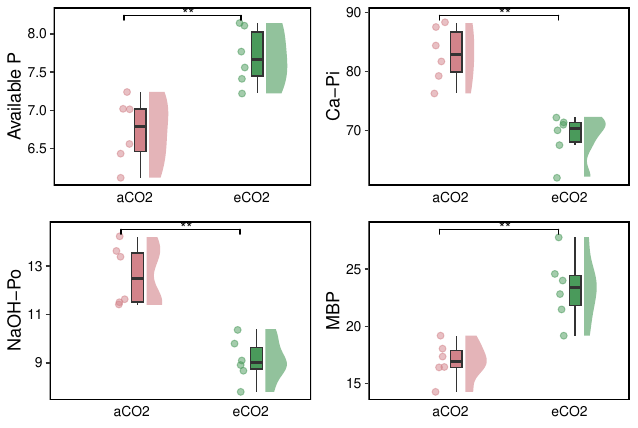

Recreate this plot in R.
#Figure-1-B
library(ggplot2)  
library(ggsignif)  
library(ggdist)
library(readxl)

data <- read_excel("E:/Desktop/309/研一/作业/DRS2025/Figure1/Origin Data/Figure-B.xlsx",1)
names(data)  

Vec1 <- c("aCO2", "eCO2")  
comb_list <- list(c("aCO2", "eCO2"))  
Custom.color <- c("#d3838a", "#4a9a5b")  

P1 <- ggplot(data, aes(x = group, y = AP, fill = group)) +  
  geom_jitter(mapping = aes(color = group), width = .05, alpha = 0.5, size = 2) + 
  geom_boxplot(position = position_nudge(x = 0.14), width = 0.1, outlier.size = 0, outlier.alpha = 0) +  
  stat_halfeye(mapping = aes(fill = group), width = 0.2, .width = 0, justification = -1.2, point_colour = NA, alpha = 0.6) +  
  scale_fill_manual(values = Custom.color) + 
  scale_color_manual(values = Custom.color) +  
  ylab("Available P") +   
  theme(  
    axis.ticks.x = element_line(size = 0, color = "white"), 
    panel.background = element_rect(fill = "white", color = "white"),  
    panel.grid.minor.y = element_blank(), 
    panel.border = element_rect(color = "black", fill = NA, linewidth = 1), 
    legend.position = "none",  
    axis.title.x = element_blank(),  
    axis.title.y = element_text(size = 13,color = "black"), 
    axis.text.x = element_text(size = 10, hjust = 0.2,color = "black"),  
    axis.text.y = element_text(size = 10,color = "black"),   
    plot.title = element_text(hjust = 0.5)  
  ) +  
  geom_signif(comparisons = comb_list, step_increase = .1, map_signif_level = TRUE, vjust = 0.5, hjust = 0)

P1

P2 <- ggplot(data, aes(x = group, y = CAPI, fill = group)) +  
  geom_jitter(mapping = aes(color = group), width = .05, alpha = 0.5, size = 2) + 
  geom_boxplot(position = position_nudge(x = 0.14), width = 0.1, outlier.size = 0, outlier.alpha = 0) +  
  stat_halfeye(mapping = aes(fill = group), width = 0.2, .width = 0, justification = -1.2, point_colour = NA, alpha = 0.6) +  
  scale_fill_manual(values = Custom.color) + 
  scale_color_manual(values = Custom.color) +  
  ylab("Ca-Pi") +   
  theme(  
    axis.ticks.x = element_line(size = 0, color = "white"), 
    panel.background = element_rect(fill = "white", color = "white"),  
    panel.grid.minor.y = element_blank(), 
    panel.border = element_rect(color = "black", fill = NA, linewidth = 1), 
    legend.position = "none",  
    axis.title.x = element_blank(),  
    axis.title.y = element_text(size = 13,color = "black"), 
    axis.text.x = element_text(size = 10, hjust = 0.2,color = "black"),  
    axis.text.y = element_text(size = 10,color = "black"),   
    plot.title = element_text(hjust = 0.5)  
  ) +  
  geom_signif(comparisons = comb_list, step_increase = .1, map_signif_level = TRUE, vjust = 0.5, hjust = 0)

P2


P3 <- ggplot(data, aes(x = group, y = NaOHPO, fill = group)) +  
  geom_jitter(mapping = aes(color = group), width = .05, alpha = 0.5, size = 2) + 
  geom_boxplot(position = position_nudge(x = 0.14), width = 0.1, outlier.size = 0, outlier.alpha = 0) +  
  stat_halfeye(mapping = aes(fill = group), width = 0.2, .width = 0, justification = -1.2, point_colour = NA, alpha = 0.6) +  
  scale_fill_manual(values = Custom.color) + 
  scale_color_manual(values = Custom.color) +  
  ylab("NaOH-Po") +   
  theme(  
    axis.ticks.x = element_line(size = 0, color = "white"), 
    panel.background = element_rect(fill = "white", color = "white"),  
    panel.grid.minor.y = element_blank(), 
    panel.border = element_rect(color = "black", fill = NA, linewidth = 1), 
    legend.position = "none",  
    axis.title.x = element_blank(),  
    axis.title.y = element_text(size = 13,color = "black"), 
    axis.text.x = element_text(size = 10, hjust = 0.2,color = "black"),  
    axis.text.y = element_text(size = 10,color = "black"),   
    plot.title = element_text(hjust = 0.5)  
  ) +  
  geom_signif(comparisons = comb_list, step_increase = .1, map_signif_level = TRUE, vjust = 0.5, hjust = 0)

P3


P4 <- ggplot(data, aes(x = group, y = MBP, fill = group)) +  
  geom_jitter(mapping = aes(color = group), width = .05, alpha = 0.5, size = 2) + 
  geom_boxplot(position = position_nudge(x = 0.14), width = 0.1, outlier.size = 0, outlier.alpha = 0) +  
  stat_halfeye(mapping = aes(fill = group), width = 0.2, .width = 0, justification = -1.2, point_colour = NA, alpha = 0.6) +  
  scale_fill_manual(values = Custom.color) + 
  scale_color_manual(values = Custom.color) +  
  ylab("MBP") +   
  theme(  
    axis.ticks.x = element_line(size = 0, color = "white"), 
    panel.background = element_rect(fill = "white", color = "white"),  
    panel.grid.minor.y = element_blank(), 
    panel.border = element_rect(color = "black", fill = NA, linewidth = 1), 
    legend.position = "none",  
    axis.title.x = element_blank(),  
    axis.title.y = element_text(size = 13,color = "black"), 
    axis.text.x = element_text(size = 10, hjust = 0.2,color = "black"),  
    axis.text.y = element_text(size = 10,color = "black"),   
    plot.title = element_text(hjust = 0.5)  
  ) +  
  geom_signif(comparisons = comb_list, step_increase = .1, map_signif_level = TRUE, vjust = 0.5, hjust = 0)

P4


library(gridExtra)
P5 <- grid.arrange(P1, P2, P3, P4, ncol = 2)
print(P5)
ggsave("Figure-1-B.pdf", dpi = 1000, height = 150, width = 225, units = "mm")